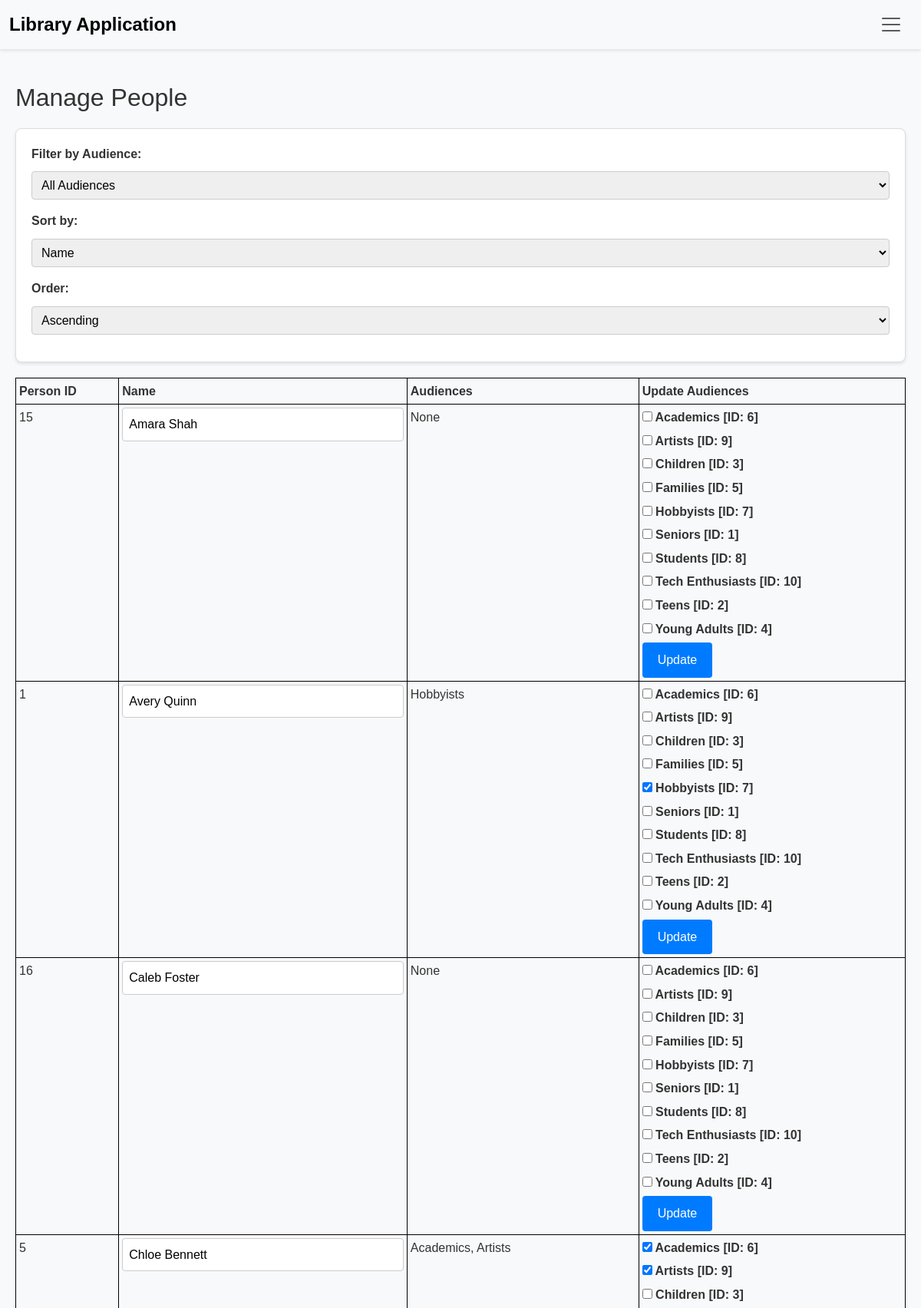
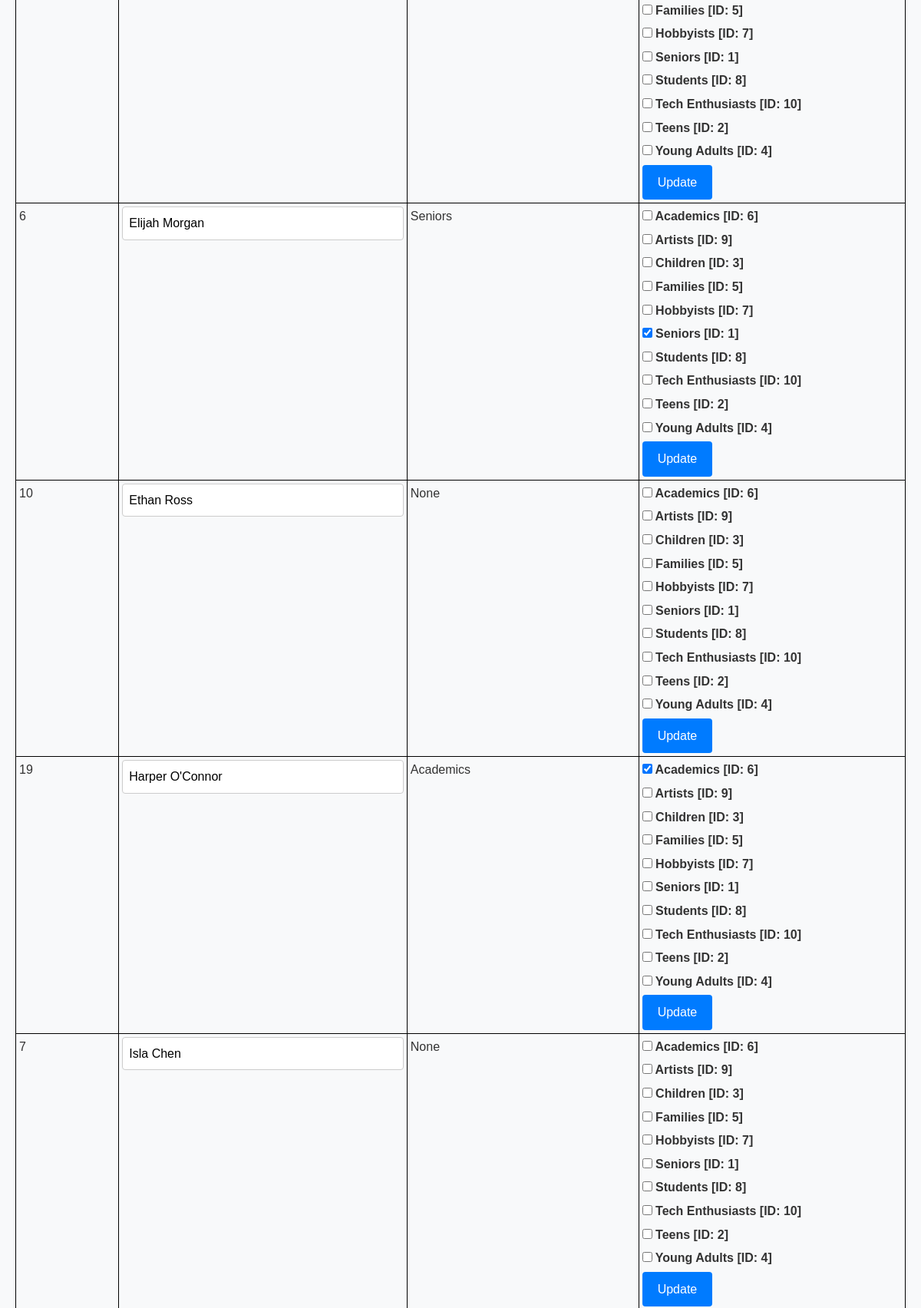
The app's page /manage_people (upper part) with its own data (2 pictures, top to bottom).
### tables this page shows
CREATE TABLE "People" (
    person_id INTEGER PRIMARY KEY,
    name TEXT
);

CREATE TABLE "Audiences" (
    audience_id INTEGER PRIMARY KEY,
    audience_type TEXT
);

### app.py (the view)
@app.route('/manage_people', methods=['GET', 'POST'])
def manage_people():
    conn = get_db_connection()
    success_message = None
    error_message = None
    try:
        if request.method == 'POST':
            action = request.form.get('action')
            if action == 'update':
                try:
                    person_id = request.form.get('person_id')
                    name = request.form.get('name').strip()
                    selected_audiences = request.form.getlist('audiences')
                    conn.execute("UPDATE People SET name = ? WHERE person_id = ?", (name, person_id))
                    conn.execute("DELETE FROM PersonAudiences WHERE person_id = ?", (person_id,))
                    for aud in selected_audiences:
                        conn.execute("INSERT INTO PersonAudiences (person_id, audience_id) VALUES (?, ?)",
                                     (person_id, aud))
                    conn.commit()
                    success_message = "Person updated successfully."
                except Exception as e:
                    conn.rollback()
                    error_message = "Error updating person."
    except Exception as outer_e:
        error_message = "Error updating person."
    finally:
        filter_audience = request.args.get('filter_audience', '')
        sort_by = request.args.get('sort_by', 'name')  # Default sort by name.
        sort_order = request.args.get('sort_order', 'asc')
        sort_columns = {
            'person_id': 'P.person_id',
            'name': 'P.name'
        }
        order_column = sort_columns.get(sort_by, 'P.name')
        order_clause = f" ORDER BY {order_column} {sort_order.upper()}"
        base_query = """
            SELECT
                P.person_id,
                P.name,
                GROUP_CONCAT(A.audience_id) AS audience_ids,
                GROUP_CONCAT(A.audience_type, ', ') AS audiences
            FROM People P
            LEFT JOIN PersonAudiences PA ON P.person_id = PA.person_id
            LEFT JOIN Audiences A ON PA.audience_id = A.audience_id
        """
        where_clause = ""
        params = []
        if filter_audience:
            where_clause = " WHERE P.person_id IN (SELECT person_id FROM PersonAudiences WHERE audience_id = ?)"
            params.append(filter_audience)
        group_clause = " GROUP BY P.person_id, P.name "
        full_query = base_query + where_clause + group_clause + order_clause
        people_list = conn.execute(full_query, params).fetchall()
        all_audiences = conn.execute("SELECT audience_id, audience_type FROM Audiences ORDER BY audience_type").fetchall()
        conn.close()
    return render_template('manage_people.html',
                           people_list=people_list,
                           all_audiences=all_audiences,
                           filter_audience=filter_audience,
                           sort_by=sort_by,
                           sort_order=sort_order,
                           success_message=success_message,
                           error_message=error_message)

### app.py (called while the page is built)
def get_db_connection():
    conn = sqlite3.connect(DATABASE, timeout=10)  # Waits up to 10 seconds if the database is locked
    conn.row_factory = sqlite3.Row
    return conn

### templates/manage_people.html (shortened to what this page needs)
{% extends "base.html" %}
{% block content %}
  <h2>Manage People</h2>
  <form method="GET" action="{{ url_for('manage_people') }}" id="filterForm" class="controls">
    <div>
      <label for="filter_audience">Filter by Audience:</label>
      <select name="filter_audience" id="filter_audience" onchange="document.getElementById('filterForm').submit();">
        <option value="" {% if filter_audience == '' %}selected{% endif %}>All Audiences</option>
      </select>
    </div>
    <div>
      <label for="sort_by">Sort by:</label>
      <select name="sort_by" id="sort_by" onchange="document.getElementById('filterForm').submit();">
        <option value="name" {% if sort_by == 'name' %}selected{% endif %}>Name</option>
      </select>
    </div>
    <div>
      <label for="sort_order">Order:</label>
      <select name="sort_order" id="sort_order" onchange="document.getElementById('filterForm').submit();">
        <option value="asc" {% if sort_order == 'asc' %}selected{% endif %}>Ascending</option>
      </select>
    </div>
  </form>
  <table>
    <thead>
      <tr>
        <th>Person ID</th>
        <th>Name</th>
        <th>Audiences</th>
        <th>Update Audiences</th>
      </tr>
    </thead>
    <tbody>
      {% for person in people_list %}
        <tr>
          <form method="POST" action="{{ url_for('manage_people') }}">
            <td>{{ person['person_id'] }}</td>
            <td>
              <div><input type="text" name="name" value="{{ person['name'] }}"></div>
            </td>
            <td>
              {% if person['audiences'] %}
                {{ person['audiences'] }}
              {% else %}
                None
              {% endif %}
            </td>
            <td>
              {% set selected_audiences = person['audience_ids'].split(',') if person['audience_ids'] else [] %}
              <div class="checkbox-group">
                {% for aud in all_audiences %}
                  <label>
                    <input type="checkbox" name="audiences" value="{{ aud['audience_id'] }}"
                      {% if aud['audience_id']|string in selected_audiences %}checked{% endif %}>
                    {{ aud['audience_type'] }} [ID: {{ aud['audience_id'] }}]
                  </label>
                {% endfor %}
              </div>
              <div><button type="submit">Update</button></div>
            </td>
          </form>
        </tr>
      {% endfor %}
    </tbody>
  </table>
{% endblock %}

### static/css/style.css (style rules this page uses)
* { margin: 0; padding: 0; box-sizing: border-box; }
body { font-family: Arial, sans-serif; background-color: #f8f9fa; color: #333; line-height: 1.6; }
table { border-collapse: collapse; width: 100%; margin-top: 15px; }
th, td { border: 1px solid #000; padding: 4px; text-align: left; vertical-align: top; }
form { margin: 20px auto; padding: 20px; background-color: #fff; border: 1px solid #ddd; border-radius: 8px; box-shadow: 0 2px 4px rgba(0, 0, 0, 0.1); }
label { display: block; margin-bottom: 5px; font-weight: bold; }
select, input[type="date"], input, textarea { width: 100%; padding: 8px; border: 1px solid #ccc; border-radius: 4px; }
input[type="checkbox"] { width: auto; }
button[type="submit"] { display: inline-block; padding: 10px 20px; background-color: #007bff; border: none; border-radius: 4px; color: #fff; font-size: 1rem; cursor: pointer; transition: background-color 0.3s ease; }
form div { margin-bottom: 15px; }
form label { font-weight: bold; }
form input[type="text"], form select, form button { padding: 8px; margin-top: 5px; margin-right: 10px; border: 1px solid #ccc; border-radius: 4px; }

### records on screen
People: person_id "15", name "Amara Shah", shows "None"
Audiences: audience_type "Academics", audience_id "6", audience_id "☑"
Audiences: audience_type "Artists", audience_id "9", audience_id "☑"
Audiences: audience_type "Children", audience_id "3"
Audiences: audience_type "Families", audience_id "5"
Audiences: audience_type "Hobbyists", audience_id "7", audience_id "☑"
Audiences: audience_type "Seniors", audience_id "1", audience_id "☑"
Audiences: audience_type "Students", audience_id "8"
Audiences: audience_type "Tech Enthusiasts", audience_id "10"
Audiences: audience_type "Teens", audience_id "2"
Audiences: audience_type "Young Adults", audience_id "4"
People: person_id "1", name "Avery Quinn", audiences "Hobbyists"
People: person_id "16", name "Caleb Foster", shows "None"
People: person_id "5", name "Chloe Bennett", audiences "Academics, Artists"
People: person_id "6", name "Elijah Morgan", audiences "Seniors"
People: person_id "10", name "Ethan Ross", shows "None"
People: person_id "19", name "Harper O'Connor", audiences "Academics"
People: person_id "7", name "Isla Chen", shows "None"
